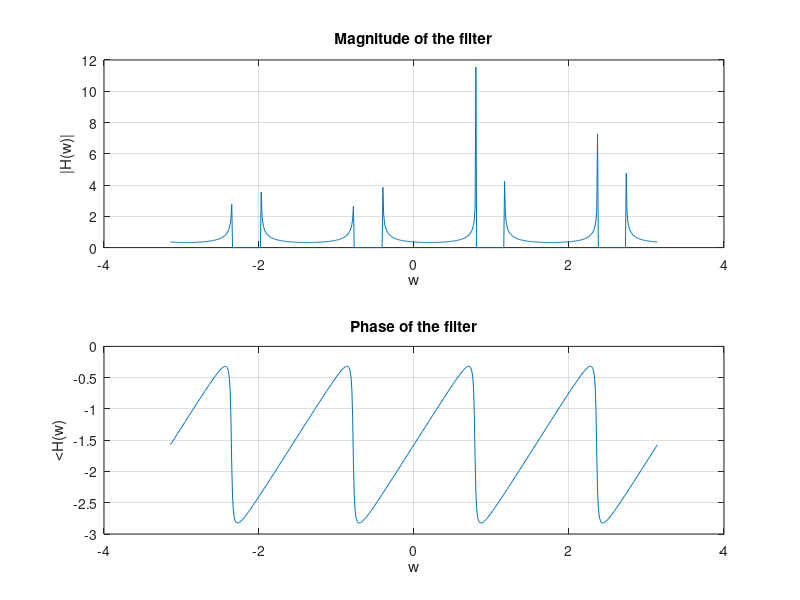

The MATLAB script that drew this image:
1;
% Tecnologico de Costa Rica
% Escuela de Ingenieria Electronica
% El-5805 Procesamiento Digital de Señales

% This Octave File solves the
% problems given for the Course
% Digital Signal Processing

% Define a function called grapher, this
% functions lets generate a graph of a
% signal
% This function reveices a graph set up, as follow:
% ROWS : integer
% COLUMNS : integer
% POSITION : integer
% GRAPH TITLE : string
% X AXIS TITLE : string
% Y AXIS TITLE : string
% SIGNAL : vector
function grapherContinuos = grapherContinuos(rows, columns, position, graph_title, x_axis, y_axis, domain, signal)
    ws = subplot(rows,columns,position);
    plot(domain, signal);
    grid(ws, 'on');
    title(graph_title);
    xlabel(x_axis);
    ylabel(y_axis);
end

% Windows Title
figure('name', 'Exercise #10 - Digital Signal Processing');

% Core
% Lets set the domain
w = -pi:0.01:pi;
o = 4;
k = 0.95;

real = 1 + k*cos(o*w);
imaginary = k*sin(o*w);

magnitude = 1./(sqrt( pow2(real,2) + pow2(imaginary,2)));

phase = -1*atan2(real,imaginary);


% Graph
ROWS = 2;
COLUMNS = 1;
x_axis_label = 'w';

graph_title = 'Magnitude of the filter';
y_axis_label = '|H(w)|';
grapherContinuos(ROWS, COLUMNS, 1, graph_title, x_axis_label, y_axis_label,w,magnitude);

graph_title = 'Phase of the filter';
y_axis_label = '<H(w)';
grapherContinuos(ROWS, COLUMNS, 2, graph_title, x_axis_label, y_axis_label,w,phase);